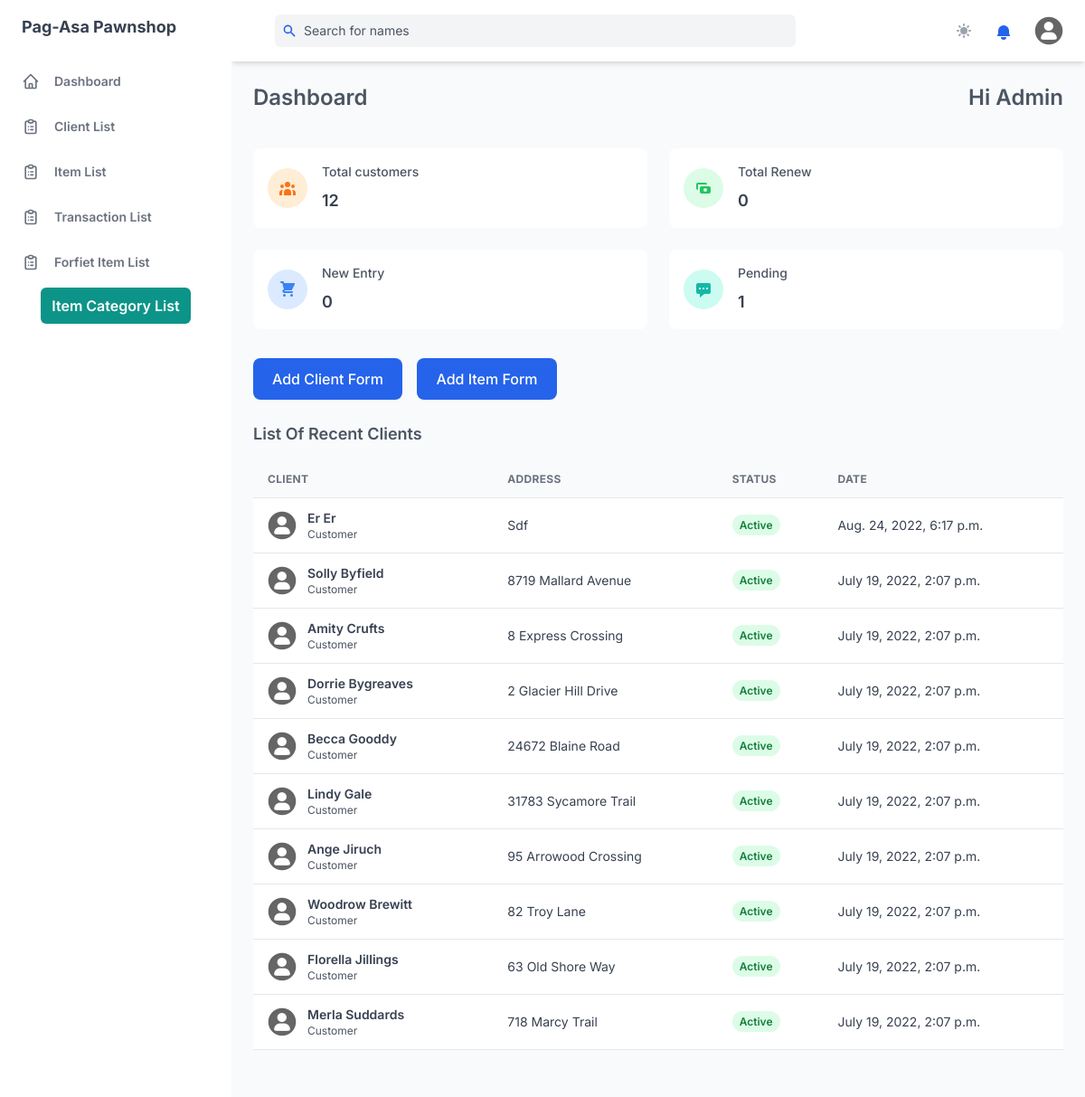
Before: /dashboard/ (signed in) with the older database file.
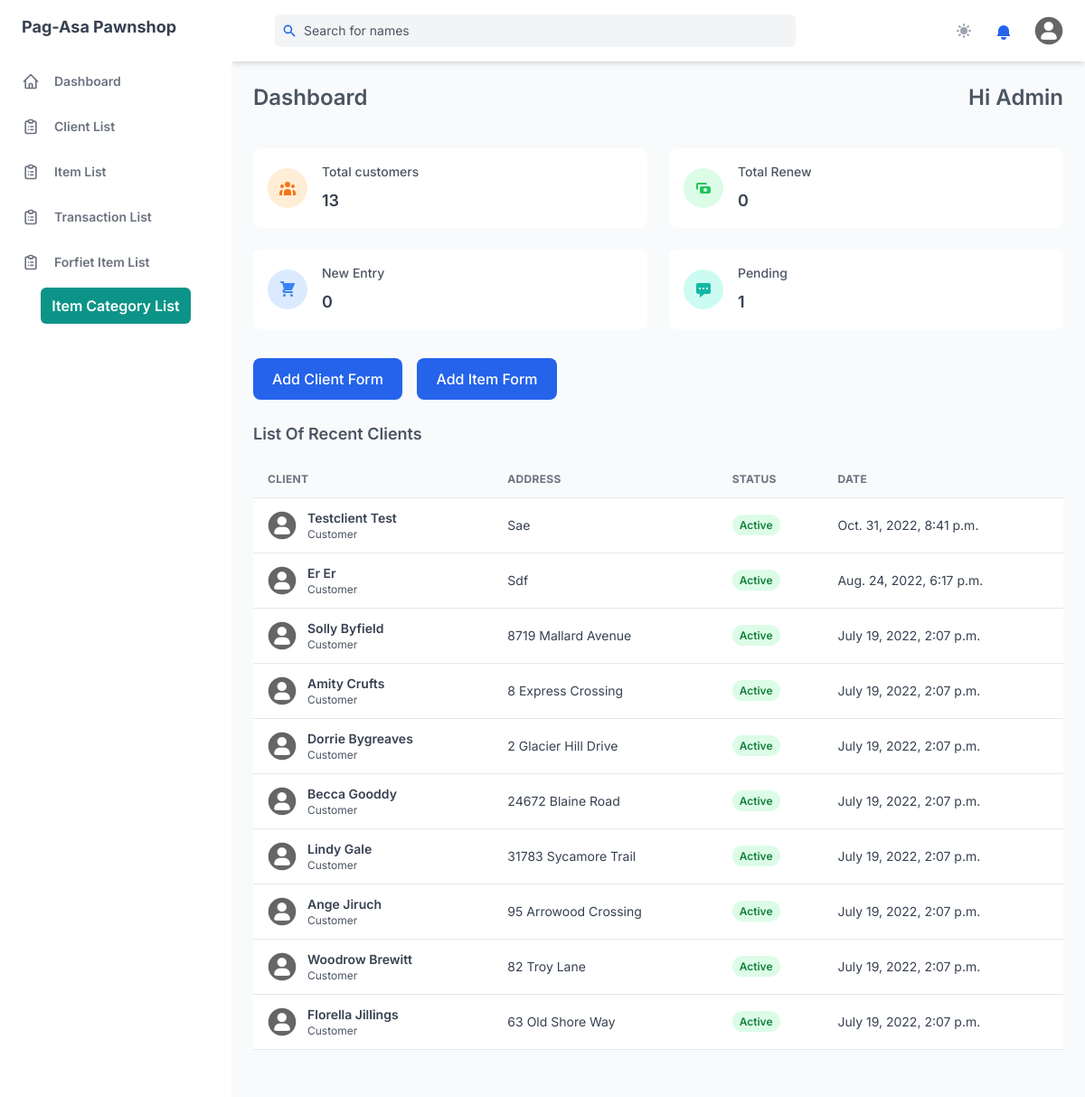
After: the same page with the newer database file.
### management_system/models.py (models this page shows, shortened)
class Client(models.Model):
    CLIENT_STATUS =  [
    ('active', 'Active'),
    ('inactive', 'Inactive'),
    ]
    first_name = models.CharField(max_length=255)
    last_name = models.CharField(max_length=255)
    middle_name = models.CharField(max_length=255, null=True, blank=True)
    address = models.TextField(max_length=500)
    contact_number = models.IntegerField()
    email_address = models.CharField(max_length=255, blank=True, null=True)
    status = models.CharField(max_length=10, choices=CLIENT_STATUS, default='active')
    created = models.DateTimeField(auto_now_add=True)
    updated = models.DateTimeField(auto_now=True)

### management_system/views.py (the view)
class DashboardView(LoginRequiredMixin, View):
    def get(self, request):
        clients = Client.objects.all().order_by('-created')[:10]
        count = Client.objects.all().count()
        new = Transaction.objects.filter(status='New').count()
        pending = Transaction.objects.filter(status='Pending').count()
        renew = Transaction.objects.filter(status='Renew').count()
        pending_check(Transaction)
        transaction = five_days_due_date(Transaction)
        categories = category_list(Category)
        context = {
            'clients': clients,
            'count': count,
            'new': new,
            'pending': pending,
            'total_renew': renew,
            'count_notification': len(transaction),
            'categories': categories
        }
        return render(request, 'index.html', context)

### templates/index.html
{% extends 'base.html' %}
{% block content %}
<div>
    <div id="content" class="htmx-list">
        <div class="flex justify-between">
            <h2 class="mt-6 mb-4 text-2xl font-semibold text-gray-600 dark:text-gray-300">Dashboard</h2>
            <h2 class="mt-6 mb-4 text-2xl font-semibold text-gray-600 dark:text-gray-300">Hi {{ user.username|title }}</h2>
        </div>
        {% include 'components/cards.html' %}
        {% include 'components/cta_buttons.html' %}
        {% include 'components/tables.html' %}
    </div>
</div>
{% endblock %}

### templates/components/tables.html
{% load static %}
<div>
  <h4 class="mb-4 text-lg font-semibold text-gray-600 dark:text-gray-300">
    List Of Recent Clients
  </h4>
  <div class="w-full mb-8 overflow-hidden rounded-lg shadow-xs">
    <div class="w-full overflow-x-auto">
      <table class="w-full whitespace-no-wrap">
        <thead>
          <tr
            class="text-xs font-semibold tracking-wide text-left text-gray-500 uppercase border-b dark:border-gray-700 bg-gray-50 dark:text-gray-400 dark:bg-gray-800"
          >
            <th class="px-4 py-3">Client</th>
            <th class="px-4 py-3">Address</th>
            <th class="px-4 py-3">Status</th>
            <th class="px-4 py-3">Date</th>
          </tr>
        </thead>
        <tbody class="bg-white divide-y dark:divide-gray-700 dark:bg-gray-800">
            {% for client in clients %}
            <tr class="text-gray-700 dark:text-gray-400">
                <td class="px-4 py-3">
                  <div class="flex items-center text-sm">
                    <div class="relative hidden w-8 h-8 mr-3 rounded-full md:block">
                      <img
                        class="object-cover w-full h-full rounded-full"
                        src="{% static 'assets/img/default.png' %}"
                        alt=""
                        loading="lazy"
                      />
                      <div
                        class="absolute inset-0 rounded-full shadow-inner"
                        aria-hidden="true"
                      ></div>
                    </div>
                    <div>
                      <a href="{% url 'client_detail' client.pk %}" hx-boost="true" hx-indicator="#my-indicator">
                        <p class="font-semibold">{{client.first_name|title}} {{client.last_name|title}}</p>
                      </a>
                      <p class="text-xs text-gray-600 dark:text-gray-400">
                        Customer
                      </p>
                    </div>
                  </div>
                </td>
                <td class="px-4 py-3 text-sm">{{client.address|title}}</td>
                <td class="px-4 py-3 text-xs">
                  <span
                    class="px-2 py-1 font-semibold leading-tight bg-green-100 rounded-full dark:text-green-100 {% if client.status == 'active'%}text-green-700 dark:bg-green-700{% else %}text-red-600 dark:bg-red-600{% endif %}"
                  >
                    {{ client.status|title }}
                  </span>
                </td>
                <td class="px-4 py-3 text-sm">{{client.created}}</td>
              </tr>
            {% endfor %}
        </tbody>
      </table>
    </div>
    <div
      class="grid px-4 py-3 text-xs font-semibold tracking-wide text-gray-500 uppercase border-t dark:border-gray-700 bg-gray-50 sm:grid-cols-9 dark:text-gray-400 dark:bg-gray-800"
    >
    </div>
  </div>
</div>

Changed rows visible on the page:
no longer on this page (row unchanged): Client: first_name "Merla", last_name "Suddards", address "718 Marcy Trail", status "Active", created "July 19, 2022, 2:07 p.m."
added Client: first_name "Testclient", last_name "Test", address "Sae", status "Active", created "Oct. 31, 2022, 8:41 p.m."
Other visible differences:
{{ count }}: "12" → "13"
